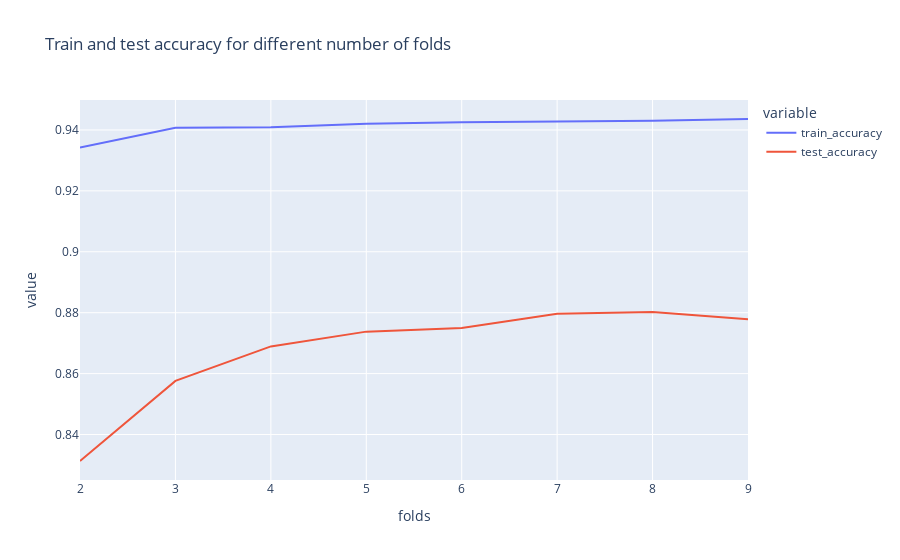

The notebook cell saved with this chart:
### Code cell
import plotly.express as px

best_params = clf.best_params_

# build model
etc = KNeighborsClassifier(**best_params)

# run with 1 to 10 fold cv and plot the train and test accuracy for each
from sklearn.model_selection import cross_validate

all_scores = []

for cv in range(2, 10):
    scores = cross_validate(etc, X, y, cv=cv, scoring="accuracy", return_train_score=True)
    print(f"CV = {cv}:\n\tTrain accuracy = {round(scores['train_score'].mean(), 2)}\n\tTest accuracy = {round(scores['test_score'].mean(), 2)}")
    all_scores.append({
        "folds": cv,
        "train_accuracy": scores["train_score"].mean(),
        "test_accuracy": scores["test_score"].mean()
    })


# plot the results
all_scores_df = pd.DataFrame.from_dict(all_scores)
px.line(all_scores_df, x="folds", y=["train_accuracy", "test_accuracy"], title="Train and test accuracy for different number of folds")

### Figure 1 — Plotly figure (JSON) as saved in the notebook; plotly's stock layout.template omitted (floating-point values rounded to 4 significant figures)
{"data": [{"hovertemplate": "variable=train_accuracy<br>folds=%{x}<br>value=%{y}<extra></extra>", "legendgroup": "train_accuracy", "line": {"color": "#636efa", "dash": "solid"}, "marker": {"symbol": "circle"}, "mode": "lines", "name": "train_accuracy", "orientation": "v", "showlegend": true, "type": "scatter", "x": [2, 3, 4, 5, 6, 7, 8, 9], "xaxis": "x", "y": [0.9343, 0.9407, 0.9409, 0.942, 0.9426, 0.9427, 0.943, 0.9436], "yaxis": "y"}, {"hovertemplate": "variable=test_accuracy<br>folds=%{x}<br>value=%{y}<extra></extra>", "legendgroup": "test_accuracy", "line": {"color": "#EF553B", "dash": "solid"}, "marker": {"symbol": "circle"}, "mode": "lines", "name": "test_accuracy", "orientation": "v", "showlegend": true, "type": "scatter", "x": [2, 3, 4, 5, 6, 7, 8, 9], "xaxis": "x", "y": [0.8313, 0.8576, 0.8689, 0.8738, 0.875, 0.8797, 0.8803, 0.8778], "yaxis": "y"}], "layout": {"legend": {"title": {"text": "variable"}, "tracegroupgap": 0}, "title": {"text": "Train and test accuracy for different number of folds"}, "xaxis": {"anchor": "y", "domain": [0, 1], "title": {"text": "folds"}}, "yaxis": {"anchor": "x", "domain": [0, 1], "title": {"text": "value"}}}}
